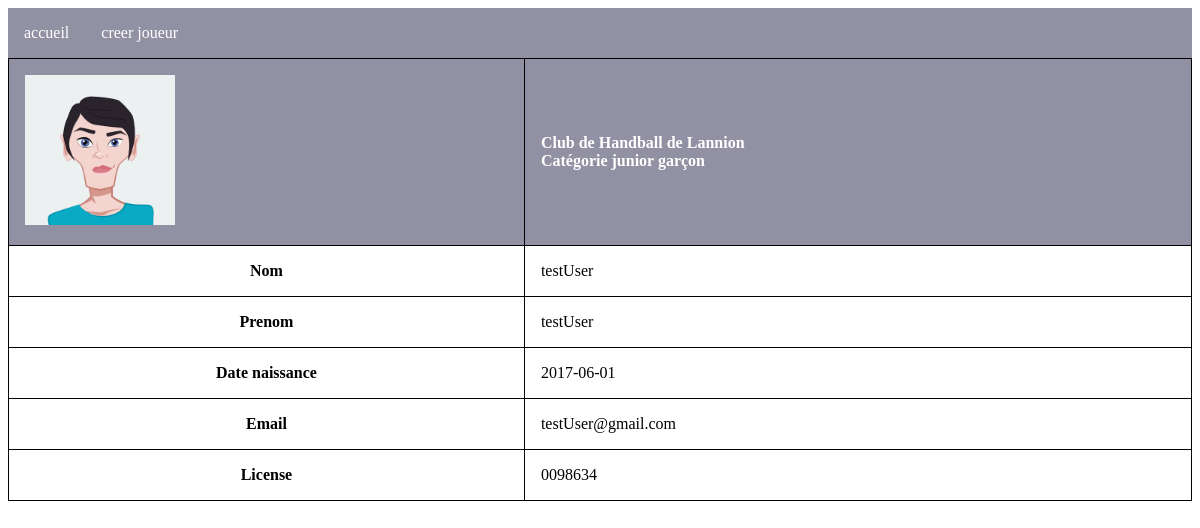
The app's page /joueur.php?id=47 with its own data.
### tables this page shows
CREATE TABLE `club` (
  `id` int(11) NOT NULL,
  `name` varchar(50) NOT NULL,
  `num` int(11) NOT NULL
);

CREATE TABLE `categorie` (
  `id` int(11) NOT NULL,
  `name` varchar(50) NOT NULL
);

CREATE TABLE `joueur` (
  `id` int(11) NOT NULL,
  `firstname` varchar(50) NOT NULL,
  `lastname` varchar(50) NOT NULL,
  `birth` date NOT NULL,
  `email` varchar(50) NOT NULL,
  `license` varchar(11) NOT NULL,
  `categorie_club_id` int(11) NOT NULL
);

### joueur.php (the view, shortened to what this page needs)
<!DOCTYPE html>
<html lang="en">
<head>
    <link rel="stylesheet" href="style.css">
</head>
<body>
    <header>
        <nav><a href="/">accueil</a>
            <a href="creer_joueur.php">creer joueur</a>
        </nav>
    </header>
    <?php
    include 'pdo.php';
    $res = array();
    $sql="SELECT joueur.firstname as nom,joueur.lastname as prenom,joueur.birth as birth,joueur.email as email,joueur.license as license,categorie.name as catname,club.name as clubname FROM `club` INNER JOIN categorie_club on club.id=categorie_club.club_id INNER JOIN categorie on categorie.id=categorie_club.categorie_id INNER JOIN joueur on joueur.categorie_club_id=categorie_club.id where joueur.id=? ;  ";
            if($prep=$pdo->prepare($sql)){
                $prep->execute(array($_GET['id']));
                while($row=$prep->fetch()){
            array_push($res, array('Nom'=>$row['nom'],'Prenom'=>$row['prenom'],'Date naissance '=> $row['birth'],'Email'=> $row['email'],'License'=> $row['license'],'catname'=>$row['catname'],'clubname'=>$row['clubname'])
        );
                }
            }else {
                $error = $pdo->errno . ' ' . $pdo->error;
                echo $error;
            }
    ?>
    <table>
        <tr>
            <td class="caption">
                <?php
                if(!empty( glob('./photos/'.$_GET['id'].'*'))){?>
                    <img src="<?php echo glob('./photos/'.$_GET['id'].'*')[0]?>" alt="profile" width="150">
                <?php  }else{?>
                    <img src="./photos/AvatarMaker.png" alt="profile" width="150">
                <?php  }?>
            </td>
            <td class="caption">
                Club de Handball de <?php echo $res[0]['clubname']?></br>
                Catégorie
                <?php echo $res[0]['catname']?></td>
        </tr>
        <?php foreach ($res[0] as $cle => $valeur) {
                if ($cle !== 'clubname'&& $cle !=='catname' ) { ?>
        <tr>
            <th>
                <?php echo $cle ?>
            </th>
            <td>
                <?php echo $valeur ?>
            </td>
        </tr>
        <?php }
            }?>
    </table>
</body>
</html>

### style.css (style rules this page uses)
td,th { border:1px solid black; padding: 1em; }
table { border-collapse: collapse; border-radius: 15px; width:100%; }
caption,.caption { margin-top: 1em; background-color: rgb(145, 145, 163) ; padding: 1em; color: #fff; font-weight: 900; }
a { display:inline; }
nav>a { text-decoration: none; padding: 1em; color: #fff; }
nav { background-color: rgb(145, 145, 163) ; display: flex; }
a:link { color: none; text-decoration: none; }

### records on screen
club: name "Lannion", categorie.name "junior garçon", joueur.firstname "testUser", joueur.lastname "testUser", joueur.birth "2017-06-01", joueur.email "testUser@gmail.com", joueur.license "0098634"

### other values on screen
$cle "Nom"
$cle "Prenom"
$cle "Date naissance"
$cle "Email"
$cle "License"
